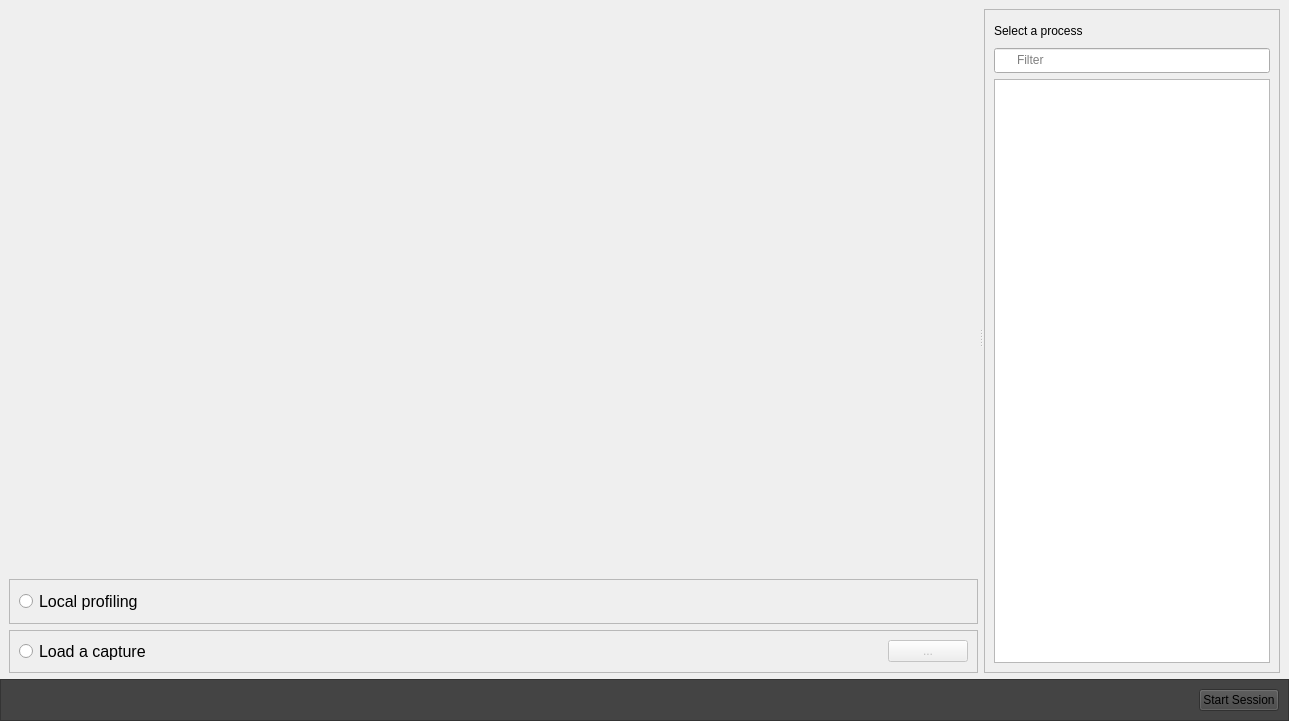
<?xml version="1.0" encoding="UTF-8"?>
<ui version="4.0">
 <class>ProfilingTargetDialog</class>
 <widget class="QDialog" name="ProfilingTargetDialog">
  <property name="geometry">
   <rect>
    <x>0</x>
    <y>0</y>
    <width>1289</width>
    <height>721</height>
   </rect>
  </property>
  <property name="windowTitle">
   <string/>
  </property>
  <property name="accessibleName">
   <string>Orbit Profiler</string>
  </property>
  <property name="styleSheet">
   <string notr="true">QLineEdit {
	background-image: url(:/actions/search_small_offset);
	background-position: left center;
	background-repeat: no-repeat;
	height: 22px;
	padding-left: 20px;
	padding-bottom: 1px;
}</string>
  </property>
  <layout class="QGridLayout" name="gridLayout_2">
   <property name="leftMargin">
    <number>0</number>
   </property>
   <property name="topMargin">
    <number>0</number>
   </property>
   <property name="rightMargin">
    <number>0</number>
   </property>
   <property name="bottomMargin">
    <number>0</number>
   </property>
   <item row="0" column="0">
    <layout class="QVBoxLayout" name="verticalLayout_4" stretch="1,0">
     <property name="leftMargin">
      <number>0</number>
     </property>
     <property name="topMargin">
      <number>0</number>
     </property>
     <property name="rightMargin">
      <number>0</number>
     </property>
     <item>
      <widget class="QSplitter" name="splitter">
       <property name="orientation">
        <enum>Qt::Horizontal</enum>
       </property>
       <property name="handleWidth">
        <number>6</number>
       </property>
       <widget class="QFrame" name="frame">
        <property name="sizePolicy">
         <sizepolicy hsizetype="Preferred" vsizetype="Preferred">
          <horstretch>0</horstretch>
          <verstretch>0</verstretch>
         </sizepolicy>
        </property>
        <property name="frameShape">
         <enum>QFrame::NoFrame</enum>
        </property>
        <property name="frameShadow">
         <enum>QFrame::Raised</enum>
        </property>
        <property name="lineWidth">
         <number>0</number>
        </property>
        <layout class="QVBoxLayout" name="verticalLayout" stretch="1,0,0">
         <property name="rightMargin">
          <number>0</number>
         </property>
         <property name="bottomMargin">
          <number>0</number>
         </property>
         <item>
          <widget class="orbit_qt::ConnectToStadiaWidget" name="stadiaWidget" native="true"/>
         </item>
         <item>
          <widget class="QFrame" name="localFrame">
           <property name="visible">
            <bool>false</bool>
           </property>
           <property name="frameShape">
            <enum>QFrame::StyledPanel</enum>
           </property>
           <property name="frameShadow">
            <enum>QFrame::Raised</enum>
           </property>
           <layout class="QHBoxLayout" name="horizontalLayout">
            <item>
             <widget class="QRadioButton" name="localProfilingRadioButton">
              <property name="font">
               <font>
                <pointsize>12</pointsize>
               </font>
              </property>
              <property name="text">
               <string>Local profiling</string>
              </property>
             </widget>
            </item>
            <item>
             <spacer name="horizontalSpacer">
              <property name="orientation">
               <enum>Qt::Horizontal</enum>
              </property>
              <property name="sizeHint" stdset="0">
               <size>
                <width>746</width>
                <height>20</height>
               </size>
              </property>
             </spacer>
            </item>
            <item>
             <widget class="QLabel" name="localProfilingStatusMessage">
              <property name="text">
               <string/>
              </property>
             </widget>
            </item>
           </layout>
          </widget>
         </item>
         <item>
          <widget class="QFrame" name="captureFrame">
           <property name="frameShape">
            <enum>QFrame::StyledPanel</enum>
           </property>
           <property name="frameShadow">
            <enum>QFrame::Raised</enum>
           </property>
           <layout class="QHBoxLayout" name="horizontalLayout_2">
            <item>
             <widget class="QRadioButton" name="loadCaptureRadioButton">
              <property name="minimumSize">
               <size>
                <width>0</width>
                <height>23</height>
               </size>
              </property>
              <property name="font">
               <font>
                <pointsize>12</pointsize>
               </font>
              </property>
              <property name="accessibleName">
               <string>LoadCapture</string>
              </property>
              <property name="text">
               <string>Load a capture</string>
              </property>
              <property name="checked">
               <bool>false</bool>
              </property>
             </widget>
            </item>
            <item>
             <spacer name="horizontalSpacer_2">
              <property name="orientation">
               <enum>Qt::Horizontal</enum>
              </property>
              <property name="sizeHint" stdset="0">
               <size>
                <width>454</width>
                <height>20</height>
               </size>
              </property>
             </spacer>
            </item>
            <item>
             <widget class="QLabel" name="selectedFileLabel">
              <property name="visible">
               <bool>false</bool>
              </property>
              <property name="text">
               <string/>
              </property>
             </widget>
            </item>
            <item>
             <widget class="QPushButton" name="loadFromFileButton">
              <property name="enabled">
               <bool>false</bool>
              </property>
              <property name="text">
               <string>...</string>
              </property>
             </widget>
            </item>
           </layout>
          </widget>
         </item>
        </layout>
       </widget>
       <widget class="QFrame" name="frame_4">
        <property name="sizePolicy">
         <sizepolicy hsizetype="Preferred" vsizetype="Preferred">
          <horstretch>0</horstretch>
          <verstretch>0</verstretch>
         </sizepolicy>
        </property>
        <property name="frameShape">
         <enum>QFrame::NoFrame</enum>
        </property>
        <property name="frameShadow">
         <enum>QFrame::Raised</enum>
        </property>
        <property name="lineWidth">
         <number>0</number>
        </property>
        <layout class="QGridLayout" name="gridLayout_3">
         <property name="leftMargin">
          <number>0</number>
         </property>
         <property name="topMargin">
          <number>9</number>
         </property>
         <property name="rightMargin">
          <number>9</number>
         </property>
         <property name="bottomMargin">
          <number>0</number>
         </property>
         <item row="0" column="0">
          <widget class="QFrame" name="processesFrame">
           <property name="accessibleName">
            <string>ProcessesFrame</string>
           </property>
           <property name="frameShape">
            <enum>QFrame::StyledPanel</enum>
           </property>
           <property name="frameShadow">
            <enum>QFrame::Raised</enum>
           </property>
           <layout class="QVBoxLayout" name="verticalLayout_3">
            <item>
             <widget class="QLabel" name="selectProcessLabel">
              <property name="minimumSize">
               <size>
                <width>0</width>
                <height>23</height>
               </size>
              </property>
              <property name="text">
               <string>Select a process</string>
              </property>
             </widget>
            </item>
            <item>
             <widget class="QLineEdit" name="processFilterLineEdit">
              <property name="accessibleName">
               <string>FilterProcesses</string>
              </property>
              <property name="placeholderText">
               <string>Filter</string>
              </property>
              <property name="clearButtonEnabled">
               <bool>true</bool>
              </property>
             </widget>
            </item>
            <item>
             <widget class="QFrame" name="frame2">
              <layout class="QVBoxLayout" name="verticalLayout_2">
               <property name="leftMargin">
                <number>0</number>
               </property>
               <property name="topMargin">
                <number>0</number>
               </property>
               <property name="rightMargin">
                <number>0</number>
               </property>
               <property name="bottomMargin">
                <number>0</number>
               </property>
               <item>
                <widget class="QTableView" name="processesTableView">
                 <property name="enabled">
                  <bool>true</bool>
                 </property>
                 <property name="accessibleName">
                  <string>ProcessList</string>
                 </property>
                 <property name="alternatingRowColors">
                  <bool>true</bool>
                 </property>
                 <property name="selectionMode">
                  <enum>QAbstractItemView::SingleSelection</enum>
                 </property>
                 <property name="selectionBehavior">
                  <enum>QAbstractItemView::SelectRows</enum>
                 </property>
                 <property name="showGrid">
                  <bool>false</bool>
                 </property>
                </widget>
               </item>
              </layout>
              <widget class="orbit_qt::OverlayWidget" name="processesTableOverlay" native="true">
               <property name="geometry">
                <rect>
                 <x>0</x>
                 <y>0</y>
                 <width>100</width>
                 <height>30</height>
                </rect>
               </property>
               <property name="accessibleName">
                <string>ProcessListOverlay</string>
               </property>
			   <property name="visible">
                 <bool>false</bool>
                </property>
              </widget>
             </widget>
            </item>
           </layout>
          </widget>
         </item>
        </layout>
       </widget>
      </widget>
     </item>
     <item>
      <widget class="QFrame" name="frame_2">
       <property name="styleSheet">
        <string notr="true">background-color: rgb(68, 68, 68)</string>
       </property>
       <property name="frameShape">
        <enum>QFrame::StyledPanel</enum>
       </property>
       <property name="frameShadow">
        <enum>QFrame::Raised</enum>
       </property>
       <layout class="QHBoxLayout" name="horizontalLayout_3">
        <item>
         <spacer name="horizontalSpacer_3">
          <property name="orientation">
           <enum>Qt::Horizontal</enum>
          </property>
          <property name="sizeHint" stdset="0">
           <size>
            <width>1183</width>
            <height>20</height>
           </size>
          </property>
         </spacer>
        </item>
        <item>
         <widget class="orbit_qt::TargetLabel" name="targetLabel">
         </widget>
        </item>
        <item>
         <widget class="QPushButton" name="confirmButton">
          <property name="accessibleName">
           <string>StartOrbit</string>
          </property>
          <property name="text">
           <string>Start Session</string>
          </property>
         </widget>
        </item>
       </layout>
      </widget>
     </item>
    </layout>
   </item>
  </layout>
 </widget>
 <customwidgets>
  <customwidget>
   <class>orbit_qt::ConnectToStadiaWidget</class>
   <extends>QWidget</extends>
   <header>ConnectToStadiaWidget.h</header>
  </customwidget>
  <customwidget>
   <class>orbit_qt::OverlayWidget</class>
   <extends>QWidget</extends>
   <header>OverlayWidget.h</header>
   <container>1</container>
  </customwidget>
  <customwidget>
   <class>orbit_qt::TargetLabel</class>
   <extends>QWidget</extends>
   <header>TargetLabel.h</header>
  </customwidget>
 </customwidgets>
 <resources>
  <include location="../../icons/orbiticons.qrc"/>
 </resources>
 <connections/>
</ui>
